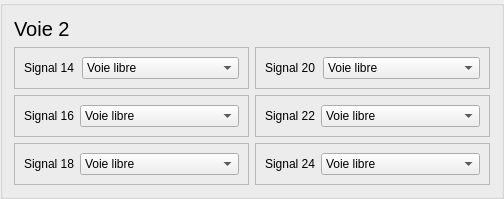
         <widget class="QGroupBox" name="groupBox_12">
          <property name="title">
           <string/>
          </property>
          <layout class="QGridLayout" name="gridLayout_115">
           <item row="2" column="0">
            <widget class="QFrame" name="frame_116">
             <property name="frameShape">
              <enum>QFrame::Shape::StyledPanel</enum>
             </property>
             <property name="frameShadow">
              <enum>QFrame::Shadow::Raised</enum>
             </property>
             <layout class="QGridLayout" name="gridLayout_116">
              <item row="0" column="1">
               <widget class="QComboBox" name="comboSig16">
                <item>
                 <property name="text">
                  <string>Voie libre</string>
                 </property>
                </item>
                <item>
                 <property name="text">
                  <string>Avertissement</string>
                 </property>
                </item>
                <item>
                 <property name="text">
                  <string>Sémaphore</string>
                 </property>
                </item>
                <item>
                 <property name="text">
                  <string>Carré</string>
                 </property>
                </item>
                <item>
                 <property name="text">
                  <string>Ralentissement</string>
                 </property>
                </item>
                <item>
                 <property name="text">
                  <string>Rappel Ralentissement</string>
                 </property>
                </item>
                <item>
                 <property name="text">
                  <string>Inactif</string>
                 </property>
                </item>
               </widget>
              </item>
              <item row="0" column="0">
               <widget class="QLabel" name="label_116">
                <property name="text">
                 <string>Signal 16</string>
                </property>
               </widget>
              </item>
             </layout>
            </widget>
           </item>
           <item row="1" column="0">
            <widget class="QFrame" name="frame_117">
             <property name="frameShape">
              <enum>QFrame::Shape::StyledPanel</enum>
             </property>
             <property name="frameShadow">
              <enum>QFrame::Shadow::Raised</enum>
             </property>
             <layout class="QGridLayout" name="gridLayout_117">
              <item row="0" column="0">
               <widget class="QLabel" name="label_117">
                <property name="text">
                 <string>Signal 14</string>
                </property>
               </widget>
              </item>
              <item row="0" column="1">
               <widget class="QComboBox" name="comboSig14">
                <property name="minimumSize">
                 <size>
                  <width>157</width>
                  <height>0</height>
                 </size>
                </property>
                <item>
                 <property name="text">
                  <string>Voie libre</string>
                 </property>
                </item>
                <item>
                 <property name="text">
                  <string>Avertissement</string>
                 </property>
                </item>
                <item>
                 <property name="text">
                  <string>Sémaphore</string>
                 </property>
                </item>
                <item>
                 <property name="text">
                  <string>Ralentissement</string>
                 </property>
                </item>
                <item>
                 <property name="text">
                  <string>Inactif</string>
                 </property>
                </item>
               </widget>
              </item>
             </layout>
            </widget>
           </item>
           <item row="3" column="1">
            <widget class="QFrame" name="frame_118">
             <property name="frameShape">
              <enum>QFrame::Shape::StyledPanel</enum>
             </property>
             <property name="frameShadow">
              <enum>QFrame::Shadow::Raised</enum>
             </property>
             <layout class="QGridLayout" name="gridLayout_118">
              <item row="0" column="0">
               <widget class="QLabel" name="label_118">
                <property name="text">
                 <string>Signal 24</string>
                </property>
               </widget>
              </item>
              <item row="0" column="1">
               <widget class="QComboBox" name="comboSig24">
                <item>
                 <property name="text">
                  <string>Voie libre</string>
                 </property>
                </item>
                <item>
                 <property name="text">
                  <string>Avertissement</string>
                 </property>
                </item>
                <item>
                 <property name="text">
                  <string>Sémaphore</string>
                 </property>
                </item>
                <item>
                 <property name="text">
                  <string>Carré</string>
                 </property>
                </item>
                <item>
                 <property name="text">
                  <string>Rappel Ralentissement</string>
                 </property>
                </item>
                <item>
                 <property name="text">
                  <string>Inactif</string>
                 </property>
                </item>
               </widget>
              </item>
             </layout>
            </widget>
           </item>
           <item row="3" column="0">
            <widget class="QFrame" name="frame_119">
             <property name="frameShape">
              <enum>QFrame::Shape::StyledPanel</enum>
             </property>
             <property name="frameShadow">
              <enum>QFrame::Shadow::Raised</enum>
             </property>
             <layout class="QGridLayout" name="gridLayout_119">
              <item row="0" column="0">
               <widget class="QLabel" name="label_119">
                <property name="text">
                 <string>Signal 18</string>
                </property>
               </widget>
              </item>
              <item row="0" column="1">
               <widget class="QComboBox" name="comboSig18">
                <item>
                 <property name="text">
                  <string>Voie libre</string>
                 </property>
                </item>
                <item>
                 <property name="text">
                  <string>Avertissement</string>
                 </property>
                </item>
                <item>
                 <property name="text">
                  <string>Sémaphore</string>
                 </property>
                </item>
                <item>
                 <property name="text">
                  <string>Carré</string>
                 </property>
                </item>
                <item>
                 <property name="text">
                  <string>Rappel Ralentissement</string>
                 </property>
                </item>
                <item>
                 <property name="text">
                  <string>Inactif</string>
                 </property>
                </item>
               </widget>
              </item>
             </layout>
            </widget>
           </item>
           <item row="1" column="1">
            <widget class="QFrame" name="frame_120">
             <property name="frameShape">
              <enum>QFrame::Shape::StyledPanel</enum>
             </property>
             <property name="frameShadow">
              <enum>QFrame::Shadow::Raised</enum>
             </property>
             <layout class="QGridLayout" name="gridLayout_120">
              <item row="0" column="0">
               <widget class="QLabel" name="label_120">
                <property name="text">
                 <string>Signal 20</string>
                </property>
               </widget>
              </item>
              <item row="0" column="1">
               <widget class="QComboBox" name="comboSig20">
                <property name="minimumSize">
                 <size>
                  <width>157</width>
                  <height>0</height>
                 </size>
                </property>
                <item>
                 <property name="text">
                  <string>Voie libre</string>
                 </property>
                </item>
                <item>
                 <property name="text">
                  <string>Avertissement</string>
                 </property>
                </item>
                <item>
                 <property name="text">
                  <string>Sémaphore</string>
                 </property>
                </item>
                <item>
                 <property name="text">
                  <string>Ralentissement</string>
                 </property>
                </item>
                <item>
                 <property name="text">
                  <string>Inactif</string>
                 </property>
                </item>
               </widget>
              </item>
             </layout>
            </widget>
           </item>
           <item row="2" column="1">
            <widget class="QFrame" name="frame_121">
             <property name="frameShape">
              <enum>QFrame::Shape::StyledPanel</enum>
             </property>
             <property name="frameShadow">
              <enum>QFrame::Shadow::Raised</enum>
             </property>
             <layout class="QGridLayout" name="gridLayout_121">
              <item row="0" column="0">
               <widget class="QLabel" name="label_121">
                <property name="text">
                 <string>Signal 22</string>
                </property>
               </widget>
              </item>
              <item row="0" column="1">
               <widget class="QComboBox" name="comboSig22">
                <item>
                 <property name="text">
                  <string>Voie libre</string>
                 </property>
                </item>
                <item>
                 <property name="text">
                  <string>Avertissement</string>
                 </property>
                </item>
                <item>
                 <property name="text">
                  <string>Sémaphore</string>
                 </property>
                </item>
                <item>
                 <property name="text">
                  <string>Carré</string>
                 </property>
                </item>
                <item>
                 <property name="text">
                  <string>Ralentissement</string>
                 </property>
                </item>
                <item>
                 <property name="text">
                  <string>Rappel Ralentissement</string>
                 </property>
                </item>
                <item>
                 <property name="text">
                  <string>Inactif</string>
                 </property>
                </item>
               </widget>
              </item>
             </layout>
            </widget>
           </item>
           <item row="0" column="0" colspan="2">
            <widget class="QLabel" name="label_42">
             <property name="font">
              <font>
               <pointsize>15</pointsize>
              </font>
             </property>
             <property name="text">
              <string>Voie 2</string>
             </property>
            </widget>
           </item>
          </layout>
         </widget>
